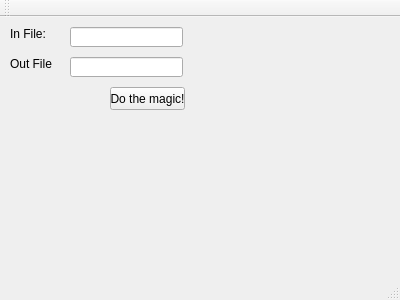
<?xml version="1.0" encoding="UTF-8"?>
<ui version="4.0">
 <class>MainWindow</class>
 <widget class="QMainWindow" name="MainWindow">
  <property name="geometry">
   <rect>
    <x>0</x>
    <y>0</y>
    <width>400</width>
    <height>300</height>
   </rect>
  </property>
  <property name="windowTitle">
   <string>MainWindow</string>
  </property>
  <widget class="QWidget" name="centralWidget">
   <widget class="QLineEdit" name="lineEditInFile">
    <property name="geometry">
     <rect>
      <x>70</x>
      <y>10</y>
      <width>113</width>
      <height>20</height>
     </rect>
    </property>
   </widget>
   <widget class="QLineEdit" name="lineEditOutFile">
    <property name="geometry">
     <rect>
      <x>70</x>
      <y>40</y>
      <width>113</width>
      <height>20</height>
     </rect>
    </property>
   </widget>
   <widget class="QPushButton" name="pushButtonRender">
    <property name="geometry">
     <rect>
      <x>110</x>
      <y>70</y>
      <width>75</width>
      <height>23</height>
     </rect>
    </property>
    <property name="text">
     <string>Do the magic!</string>
    </property>
   </widget>
   <widget class="QLabel" name="label">
    <property name="geometry">
     <rect>
      <x>10</x>
      <y>10</y>
      <width>46</width>
      <height>13</height>
     </rect>
    </property>
    <property name="text">
     <string>In File:</string>
    </property>
   </widget>
   <widget class="QLabel" name="label_2">
    <property name="geometry">
     <rect>
      <x>10</x>
      <y>40</y>
      <width>46</width>
      <height>13</height>
     </rect>
    </property>
    <property name="text">
     <string>Out File</string>
    </property>
   </widget>
  </widget>
  <widget class="QMenuBar" name="menuBar">
   <property name="geometry">
    <rect>
     <x>0</x>
     <y>0</y>
     <width>400</width>
     <height>18</height>
    </rect>
   </property>
  </widget>
  <widget class="QToolBar" name="mainToolBar">
   <attribute name="toolBarArea">
    <enum>TopToolBarArea</enum>
   </attribute>
   <attribute name="toolBarBreak">
    <bool>false</bool>
   </attribute>
  </widget>
  <widget class="QStatusBar" name="statusBar"/>
 </widget>
 <layoutdefault spacing="6" margin="11"/>
 <resources/>
 <connections/>
</ui>
